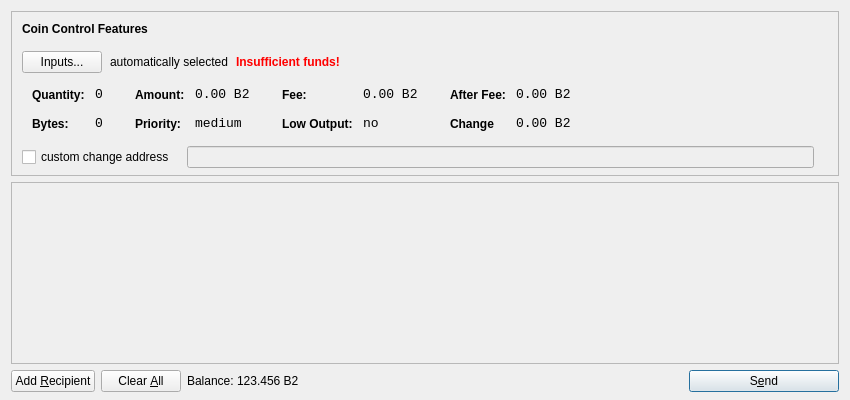
<?xml version="1.0" encoding="UTF-8"?>
<ui version="4.0">
 <class>SendCoinsDialog</class>
 <widget class="QDialog" name="SendCoinsDialog">
  <property name="geometry">
   <rect>
    <x>0</x>
    <y>0</y>
    <width>850</width>
    <height>400</height>
   </rect>
  </property>
  <property name="windowTitle">
   <string>Send Coins</string>
  </property>
  <layout class="QVBoxLayout" name="verticalLayout" stretch="0,1,0">
   <property name="bottomMargin">
    <number>8</number>
   </property>
   <item>
    <widget class="QFrame" name="frameCoinControl">
     <property name="sizePolicy">
      <sizepolicy hsizetype="Expanding" vsizetype="Expanding">
       <horstretch>0</horstretch>
       <verstretch>0</verstretch>
      </sizepolicy>
     </property>
     <property name="maximumSize">
      <size>
       <width>16777215</width>
       <height>16777215</height>
      </size>
     </property>
     <property name="frameShape">
      <enum>QFrame::StyledPanel</enum>
     </property>
     <property name="frameShadow">
      <enum>QFrame::Sunken</enum>
     </property>
     <layout class="QVBoxLayout" name="verticalLayoutCoinControl2">
      <property name="spacing">
       <number>-1</number>
      </property>
      <property name="leftMargin">
       <number>0</number>
      </property>
      <property name="topMargin">
       <number>0</number>
      </property>
      <property name="rightMargin">
       <number>0</number>
      </property>
      <property name="bottomMargin">
       <number>6</number>
      </property>
      <item>
       <layout class="QVBoxLayout" name="verticalLayoutCoinControl" stretch="0,0,0,0,1">
        <property name="spacing">
         <number>0</number>
        </property>
        <property name="leftMargin">
         <number>10</number>
        </property>
        <property name="topMargin">
         <number>10</number>
        </property>
        <item>
         <layout class="QHBoxLayout" name="horizontalLayoutCoinControl1">
          <property name="bottomMargin">
           <number>15</number>
          </property>
          <item>
           <widget class="QLabel" name="labelCoinControlFeatures">
            <property name="sizePolicy">
             <sizepolicy hsizetype="Preferred" vsizetype="Maximum">
              <horstretch>0</horstretch>
              <verstretch>0</verstretch>
             </sizepolicy>
            </property>
            <property name="font">
             <font>
              <weight>75</weight>
              <bold>true</bold>
             </font>
            </property>
            <property name="styleSheet">
             <string notr="true">font-weight:bold;</string>
            </property>
            <property name="text">
             <string>Coin Control Features</string>
            </property>
           </widget>
          </item>
         </layout>
        </item>
        <item>
         <layout class="QHBoxLayout" name="horizontalLayoutCoinControl2" stretch="0,0,0,0">
          <property name="spacing">
           <number>8</number>
          </property>
          <property name="bottomMargin">
           <number>10</number>
          </property>
          <item>
           <widget class="QPushButton" name="pushButtonCoinControl">
            <property name="styleSheet">
             <string notr="true"/>
            </property>
            <property name="text">
             <string>Inputs...</string>
            </property>
           </widget>
          </item>
          <item>
           <widget class="QLabel" name="labelCoinControlAutomaticallySelected">
            <property name="text">
             <string>automatically selected</string>
            </property>
            <property name="margin">
             <number>5</number>
            </property>
           </widget>
          </item>
          <item>
           <widget class="QLabel" name="labelCoinControlInsuffFunds">
            <property name="font">
             <font>
              <weight>75</weight>
              <bold>true</bold>
             </font>
            </property>
            <property name="styleSheet">
             <string notr="true">color:red;font-weight:bold;</string>
            </property>
            <property name="text">
             <string>Insufficient funds!</string>
            </property>
            <property name="margin">
             <number>5</number>
            </property>
           </widget>
          </item>
          <item>
           <spacer name="horizontalSpacerCoinControl">
            <property name="orientation">
             <enum>Qt::Horizontal</enum>
            </property>
            <property name="sizeHint" stdset="0">
             <size>
              <width>40</width>
              <height>1</height>
             </size>
            </property>
           </spacer>
          </item>
         </layout>
        </item>
        <item>
         <widget class="QWidget" name="widgetCoinControl" native="true">
          <property name="sizePolicy">
           <sizepolicy hsizetype="Preferred" vsizetype="Preferred">
            <horstretch>0</horstretch>
            <verstretch>0</verstretch>
           </sizepolicy>
          </property>
          <property name="minimumSize">
           <size>
            <width>0</width>
            <height>0</height>
           </size>
          </property>
          <property name="styleSheet">
           <string notr="true"/>
          </property>
          <layout class="QHBoxLayout" name="horizontalLayoutCoinControl5">
           <property name="margin">
            <number>0</number>
           </property>
           <item>
            <layout class="QHBoxLayout" name="horizontalLayoutCoinControl3" stretch="0,0,0,1">
             <property name="spacing">
              <number>20</number>
             </property>
             <property name="topMargin">
              <number>0</number>
             </property>
             <property name="bottomMargin">
              <number>10</number>
             </property>
             <item>
              <layout class="QFormLayout" name="formLayoutCoinControl1">
               <property name="horizontalSpacing">
                <number>10</number>
               </property>
               <property name="verticalSpacing">
                <number>14</number>
               </property>
               <property name="leftMargin">
                <number>10</number>
               </property>
               <property name="topMargin">
                <number>4</number>
               </property>
               <property name="rightMargin">
                <number>6</number>
               </property>
               <item row="0" column="0">
                <widget class="QLabel" name="labelCoinControlQuantityText">
                 <property name="styleSheet">
                  <string notr="true">font-weight:bold;</string>
                 </property>
                 <property name="text">
                  <string>Quantity:</string>
                 </property>
                 <property name="margin">
                  <number>0</number>
                 </property>
                </widget>
               </item>
               <item row="0" column="1">
                <widget class="QLabel" name="labelCoinControlQuantity">
                 <property name="font">
                  <font>
                   <family>Monospace</family>
                   <pointsize>10</pointsize>
                  </font>
                 </property>
                 <property name="cursor">
                  <cursorShape>IBeamCursor</cursorShape>
                 </property>
                 <property name="contextMenuPolicy">
                  <enum>Qt::ActionsContextMenu</enum>
                 </property>
                 <property name="text">
                  <string>0</string>
                 </property>
                 <property name="margin">
                  <number>0</number>
                 </property>
                 <property name="textInteractionFlags">
                  <set>Qt::LinksAccessibleByMouse|Qt::TextSelectableByKeyboard|Qt::TextSelectableByMouse</set>
                 </property>
                </widget>
               </item>
               <item row="1" column="0">
                <widget class="QLabel" name="labelCoinControlBytesText">
                 <property name="styleSheet">
                  <string notr="true">font-weight:bold;</string>
                 </property>
                 <property name="text">
                  <string>Bytes:</string>
                 </property>
                </widget>
               </item>
               <item row="1" column="1">
                <widget class="QLabel" name="labelCoinControlBytes">
                 <property name="font">
                  <font>
                   <family>Monospace</family>
                   <pointsize>10</pointsize>
                  </font>
                 </property>
                 <property name="cursor">
                  <cursorShape>IBeamCursor</cursorShape>
                 </property>
                 <property name="contextMenuPolicy">
                  <enum>Qt::ActionsContextMenu</enum>
                 </property>
                 <property name="text">
                  <string>0</string>
                 </property>
                 <property name="textInteractionFlags">
                  <set>Qt::LinksAccessibleByMouse|Qt::TextSelectableByKeyboard|Qt::TextSelectableByMouse</set>
                 </property>
                </widget>
               </item>
              </layout>
             </item>
             <item>
              <layout class="QFormLayout" name="formLayoutCoinControl2">
               <property name="horizontalSpacing">
                <number>10</number>
               </property>
               <property name="verticalSpacing">
                <number>14</number>
               </property>
               <property name="leftMargin">
                <number>6</number>
               </property>
               <property name="topMargin">
                <number>4</number>
               </property>
               <property name="rightMargin">
                <number>6</number>
               </property>
               <item row="0" column="0">
                <widget class="QLabel" name="labelCoinControlAmountText">
                 <property name="styleSheet">
                  <string notr="true">font-weight:bold;</string>
                 </property>
                 <property name="text">
                  <string>Amount:</string>
                 </property>
                 <property name="margin">
                  <number>0</number>
                 </property>
                </widget>
               </item>
               <item row="0" column="1">
                <widget class="QLabel" name="labelCoinControlAmount">
                 <property name="font">
                  <font>
                   <family>Monospace</family>
                   <pointsize>10</pointsize>
                  </font>
                 </property>
                 <property name="cursor">
                  <cursorShape>IBeamCursor</cursorShape>
                 </property>
                 <property name="contextMenuPolicy">
                  <enum>Qt::ActionsContextMenu</enum>
                 </property>
                 <property name="text">
                  <string>0.00 B2</string>
                 </property>
                 <property name="textInteractionFlags">
                  <set>Qt::LinksAccessibleByMouse|Qt::TextSelectableByKeyboard|Qt::TextSelectableByMouse</set>
                 </property>
                </widget>
               </item>
               <item row="1" column="0">
                <widget class="QLabel" name="labelCoinControlPriorityText">
                 <property name="styleSheet">
                  <string notr="true">font-weight:bold;</string>
                 </property>
                 <property name="text">
                  <string>Priority:</string>
                 </property>
                </widget>
               </item>
               <item row="1" column="1">
                <widget class="QLabel" name="labelCoinControlPriority">
                 <property name="font">
                  <font>
                   <family>Monospace</family>
                   <pointsize>10</pointsize>
                  </font>
                 </property>
                 <property name="cursor">
                  <cursorShape>IBeamCursor</cursorShape>
                 </property>
                 <property name="contextMenuPolicy">
                  <enum>Qt::ActionsContextMenu</enum>
                 </property>
                 <property name="text">
                  <string>medium</string>
                 </property>
                 <property name="textInteractionFlags">
                  <set>Qt::LinksAccessibleByMouse|Qt::TextSelectableByKeyboard|Qt::TextSelectableByMouse</set>
                 </property>
                </widget>
               </item>
              </layout>
             </item>
             <item>
              <layout class="QFormLayout" name="formLayoutCoinControl3">
               <property name="horizontalSpacing">
                <number>10</number>
               </property>
               <property name="verticalSpacing">
                <number>14</number>
               </property>
               <property name="leftMargin">
                <number>6</number>
               </property>
               <property name="topMargin">
                <number>4</number>
               </property>
               <property name="rightMargin">
                <number>6</number>
               </property>
               <item row="0" column="0">
                <widget class="QLabel" name="labelCoinControlFeeText">
                 <property name="styleSheet">
                  <string notr="true">font-weight:bold;</string>
                 </property>
                 <property name="text">
                  <string>Fee:</string>
                 </property>
                 <property name="margin">
                  <number>0</number>
                 </property>
                </widget>
               </item>
               <item row="0" column="1">
                <widget class="QLabel" name="labelCoinControlFee">
                 <property name="font">
                  <font>
                   <family>Monospace</family>
                   <pointsize>10</pointsize>
                  </font>
                 </property>
                 <property name="cursor">
                  <cursorShape>IBeamCursor</cursorShape>
                 </property>
                 <property name="contextMenuPolicy">
                  <enum>Qt::ActionsContextMenu</enum>
                 </property>
                 <property name="text">
                  <string>0.00 B2</string>
                 </property>
                 <property name="textInteractionFlags">
                  <set>Qt::LinksAccessibleByMouse|Qt::TextSelectableByKeyboard|Qt::TextSelectableByMouse</set>
                 </property>
                </widget>
               </item>
               <item row="1" column="0">
                <widget class="QLabel" name="labelCoinControlLowOutputText">
                 <property name="styleSheet">
                  <string notr="true">font-weight:bold;</string>
                 </property>
                 <property name="text">
                  <string>Low Output:</string>
                 </property>
                </widget>
               </item>
               <item row="1" column="1">
                <widget class="QLabel" name="labelCoinControlLowOutput">
                 <property name="font">
                  <font>
                   <family>Monospace</family>
                   <pointsize>10</pointsize>
                  </font>
                 </property>
                 <property name="cursor">
                  <cursorShape>IBeamCursor</cursorShape>
                 </property>
                 <property name="contextMenuPolicy">
                  <enum>Qt::ActionsContextMenu</enum>
                 </property>
                 <property name="text">
                  <string>no</string>
                 </property>
                 <property name="textInteractionFlags">
                  <set>Qt::LinksAccessibleByMouse|Qt::TextSelectableByKeyboard|Qt::TextSelectableByMouse</set>
                 </property>
                </widget>
               </item>
              </layout>
             </item>
             <item>
              <layout class="QFormLayout" name="formLayoutCoinControl4">
               <property name="horizontalSpacing">
                <number>10</number>
               </property>
               <property name="verticalSpacing">
                <number>14</number>
               </property>
               <property name="leftMargin">
                <number>6</number>
               </property>
               <property name="topMargin">
                <number>4</number>
               </property>
               <property name="rightMargin">
                <number>6</number>
               </property>
               <item row="0" column="0">
                <widget class="QLabel" name="labelCoinControlAfterFeeText">
                 <property name="styleSheet">
                  <string notr="true">font-weight:bold;</string>
                 </property>
                 <property name="text">
                  <string>After Fee:</string>
                 </property>
                 <property name="margin">
                  <number>0</number>
                 </property>
                </widget>
               </item>
               <item row="0" column="1">
                <widget class="QLabel" name="labelCoinControlAfterFee">
                 <property name="font">
                  <font>
                   <family>Monospace</family>
                   <pointsize>10</pointsize>
                  </font>
                 </property>
                 <property name="cursor">
                  <cursorShape>IBeamCursor</cursorShape>
                 </property>
                 <property name="contextMenuPolicy">
                  <enum>Qt::ActionsContextMenu</enum>
                 </property>
                 <property name="text">
                  <string>0.00 B2</string>
                 </property>
                 <property name="textInteractionFlags">
                  <set>Qt::LinksAccessibleByMouse|Qt::TextSelectableByKeyboard|Qt::TextSelectableByMouse</set>
                 </property>
                </widget>
               </item>
               <item row="1" column="0">
                <widget class="QLabel" name="labelCoinControlChangeText">
                 <property name="styleSheet">
                  <string notr="true">font-weight:bold;</string>
                 </property>
                 <property name="text">
                  <string>Change</string>
                 </property>
                </widget>
               </item>
               <item row="1" column="1">
                <widget class="QLabel" name="labelCoinControlChange">
                 <property name="font">
                  <font>
                   <family>Monospace</family>
                   <pointsize>10</pointsize>
                  </font>
                 </property>
                 <property name="cursor">
                  <cursorShape>IBeamCursor</cursorShape>
                 </property>
                 <property name="contextMenuPolicy">
                  <enum>Qt::ActionsContextMenu</enum>
                 </property>
                 <property name="text">
                  <string>0.00 B2</string>
                 </property>
                 <property name="textInteractionFlags">
                  <set>Qt::LinksAccessibleByMouse|Qt::TextSelectableByKeyboard|Qt::TextSelectableByMouse</set>
                 </property>
                </widget>
               </item>
              </layout>
             </item>
            </layout>
           </item>
          </layout>
         </widget>
        </item>
        <item>
         <layout class="QHBoxLayout" name="horizontalLayoutCoinControl4" stretch="0,0,0">
          <property name="spacing">
           <number>12</number>
          </property>
          <property name="sizeConstraint">
           <enum>QLayout::SetDefaultConstraint</enum>
          </property>
          <property name="topMargin">
           <number>5</number>
          </property>
          <property name="rightMargin">
           <number>5</number>
          </property>
          <item>
           <widget class="QCheckBox" name="checkBoxCoinControlChange">
            <property name="text">
             <string>custom change address</string>
            </property>
           </widget>
          </item>
          <item>
           <widget class="QLineEdit" name="lineEditCoinControlChange">
            <property name="enabled">
             <bool>false</bool>
            </property>
            <property name="sizePolicy">
             <sizepolicy hsizetype="Expanding" vsizetype="Fixed">
              <horstretch>0</horstretch>
              <verstretch>0</verstretch>
             </sizepolicy>
            </property>
           </widget>
          </item>
          <item>
           <widget class="QLabel" name="labelCoinControlChangeLabel">
            <property name="sizePolicy">
             <sizepolicy hsizetype="Preferred" vsizetype="Expanding">
              <horstretch>0</horstretch>
              <verstretch>0</verstretch>
             </sizepolicy>
            </property>
            <property name="minimumSize">
             <size>
              <width>0</width>
              <height>0</height>
             </size>
            </property>
            <property name="text">
             <string/>
            </property>
            <property name="margin">
             <number>3</number>
            </property>
           </widget>
          </item>
         </layout>
        </item>
        <item>
         <spacer name="verticalSpacerCoinControl">
          <property name="orientation">
           <enum>Qt::Vertical</enum>
          </property>
          <property name="sizeHint" stdset="0">
           <size>
            <width>800</width>
            <height>1</height>
           </size>
          </property>
         </spacer>
        </item>
       </layout>
      </item>
     </layout>
    </widget>
   </item>
   <item>
    <widget class="QScrollArea" name="scrollArea">
     <property name="widgetResizable">
      <bool>true</bool>
     </property>
     <widget class="QWidget" name="scrollAreaWidgetContents">
      <property name="geometry">
       <rect>
        <x>0</x>
        <y>0</y>
        <width>830</width>
        <height>165</height>
       </rect>
      </property>
      <layout class="QVBoxLayout" name="verticalLayout_2">
       <property name="margin">
        <number>0</number>
       </property>
       <item>
        <layout class="QVBoxLayout" name="entries">
         <property name="spacing">
          <number>6</number>
         </property>
        </layout>
       </item>
       <item>
        <spacer name="verticalSpacer">
         <property name="orientation">
          <enum>Qt::Vertical</enum>
         </property>
         <property name="sizeHint" stdset="0">
          <size>
           <width>20</width>
           <height>40</height>
          </size>
         </property>
        </spacer>
       </item>
      </layout>
     </widget>
    </widget>
   </item>
   <item>
    <layout class="QHBoxLayout" name="horizontalLayout">
     <item>
      <widget class="QPushButton" name="addButton">
       <property name="toolTip">
        <string>Send to multiple recipients at once</string>
       </property>
       <property name="text">
        <string>Add &amp;Recipient</string>
       </property>
       <property name="icon">
        <iconset resource="../bitcoin.qrc">
         <normaloff>:/icons/add</normaloff>:/icons/add</iconset>
       </property>
       <property name="autoDefault">
        <bool>false</bool>
       </property>
      </widget>
     </item>
     <item>
      <widget class="QPushButton" name="clearButton">
       <property name="sizePolicy">
        <sizepolicy hsizetype="Minimum" vsizetype="Fixed">
         <horstretch>0</horstretch>
         <verstretch>0</verstretch>
        </sizepolicy>
       </property>
       <property name="toolTip">
        <string>Remove all transaction fields</string>
       </property>
       <property name="text">
        <string>Clear &amp;All</string>
       </property>
       <property name="icon">
        <iconset resource="../bitcoin.qrc">
         <normaloff>:/icons/remove</normaloff>:/icons/remove</iconset>
       </property>
       <property name="autoRepeatDelay">
        <number>300</number>
       </property>
       <property name="autoDefault">
        <bool>false</bool>
       </property>
      </widget>
     </item>
     <item>
      <layout class="QHBoxLayout" name="horizontalLayout_2">
       <property name="spacing">
        <number>3</number>
       </property>
       <item>
        <widget class="QLabel" name="label">
         <property name="sizePolicy">
          <sizepolicy hsizetype="Preferred" vsizetype="Fixed">
           <horstretch>0</horstretch>
           <verstretch>0</verstretch>
          </sizepolicy>
         </property>
         <property name="text">
          <string>Balance:</string>
         </property>
        </widget>
       </item>
       <item>
        <widget class="QLabel" name="labelBalance">
         <property name="sizePolicy">
          <sizepolicy hsizetype="Preferred" vsizetype="Fixed">
           <horstretch>0</horstretch>
           <verstretch>0</verstretch>
          </sizepolicy>
         </property>
         <property name="cursor">
          <cursorShape>IBeamCursor</cursorShape>
         </property>
         <property name="text">
          <string>123.456 B2</string>
         </property>
         <property name="textInteractionFlags">
          <set>Qt::LinksAccessibleByMouse|Qt::TextSelectableByKeyboard|Qt::TextSelectableByMouse</set>
         </property>
        </widget>
       </item>
      </layout>
     </item>
     <item>
      <spacer name="horizontalSpacer">
       <property name="orientation">
        <enum>Qt::Horizontal</enum>
       </property>
       <property name="sizeHint" stdset="0">
        <size>
         <width>40</width>
         <height>20</height>
        </size>
       </property>
      </spacer>
     </item>
     <item>
      <widget class="QPushButton" name="sendButton">
       <property name="minimumSize">
        <size>
         <width>150</width>
         <height>0</height>
        </size>
       </property>
       <property name="toolTip">
        <string>Confirm the send action</string>
       </property>
       <property name="text">
        <string>S&amp;end</string>
       </property>
       <property name="icon">
        <iconset resource="../bitcoin.qrc">
         <normaloff>:/icons/send</normaloff>:/icons/send</iconset>
       </property>
       <property name="default">
        <bool>true</bool>
       </property>
      </widget>
     </item>
    </layout>
   </item>
  </layout>
 </widget>
 <resources>
  <include location="../bitcoin.qrc"/>
 </resources>
 <connections/>
</ui>
